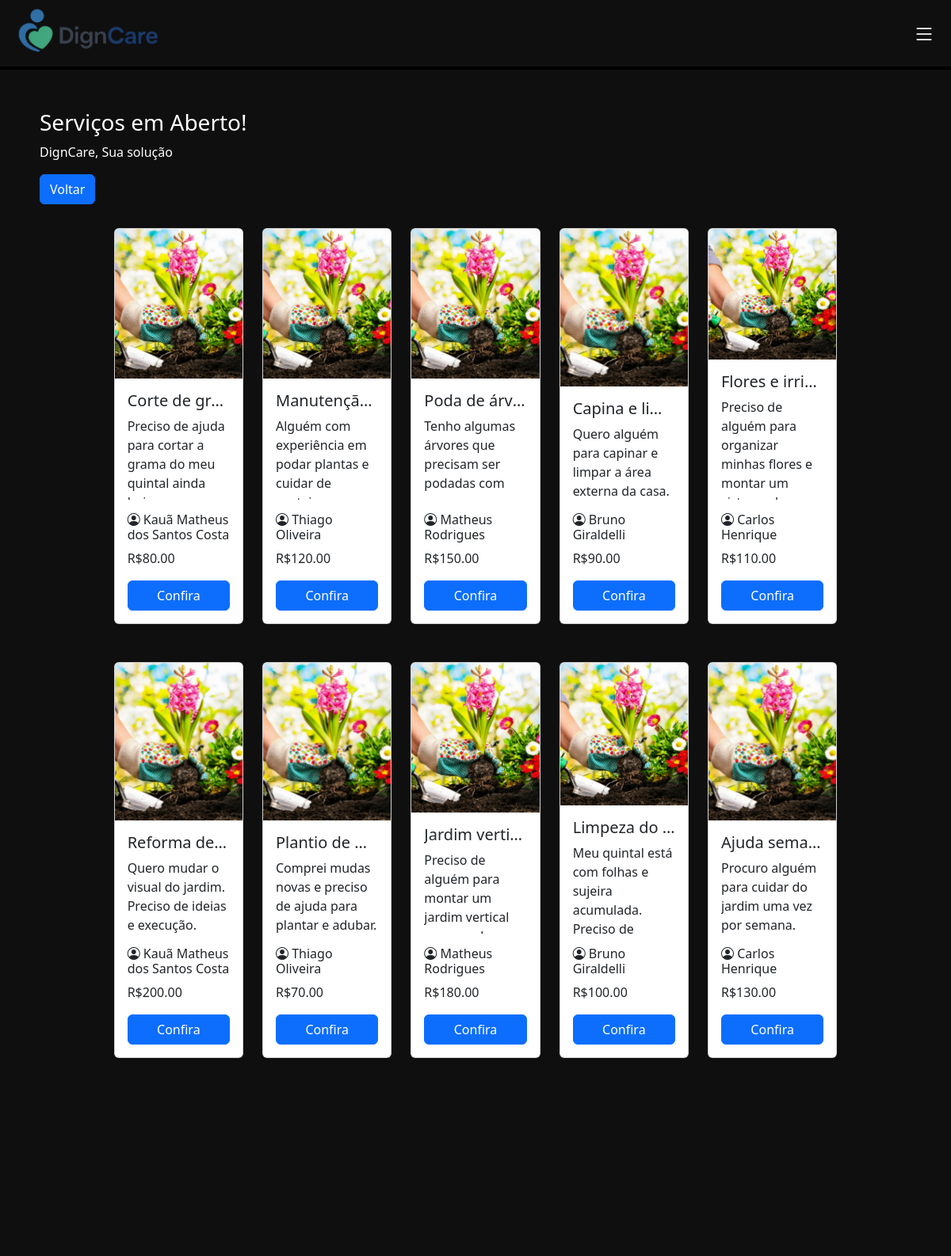
The page /html/servicos_abertos.php?filtro=1 (signed in, upper part) on the database as committed earlier.
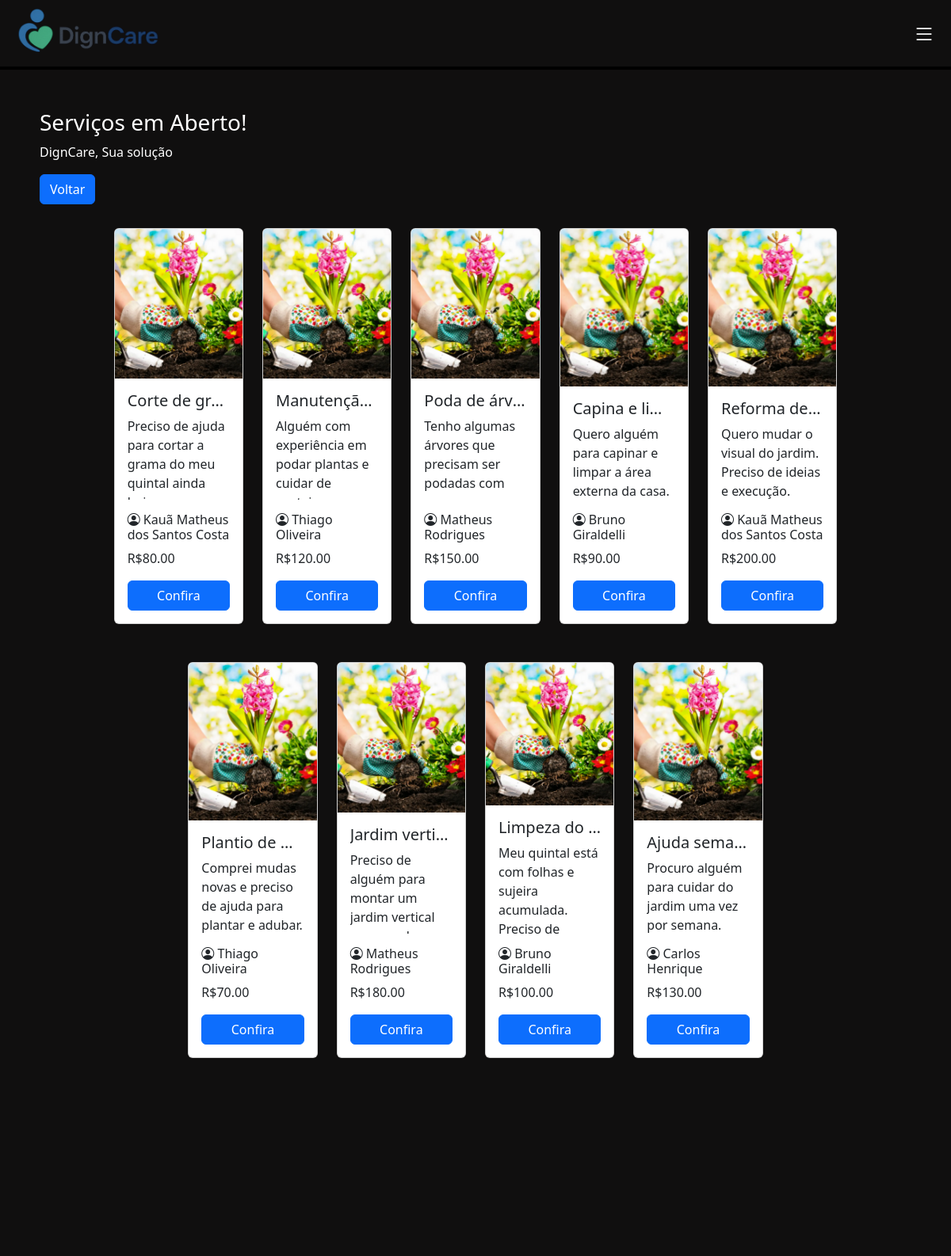
The same page on the database as committed later.
### tables this page shows
CREATE TABLE `servico` (
  `servico_id` int NOT NULL AUTO_INCREMENT,
  `user_id_contratante` int NOT NULL,
  `user_id_contratado` int DEFAULT NULL,
  `local_id` int DEFAULT NULL,
  `tipoServico_id` int NOT NULL,
  `servico_data_criado` date DEFAULT NULL,
  `servico_data_realizado` date DEFAULT NULL,
  `servico_titulo` varchar(45) NOT NULL,
  `servico_descricao` varchar(250) DEFAULT NULL,
  `servico_valor` decimal(10,2) NOT NULL,
  `servico_status` varchar(45) DEFAULT NULL,
  PRIMARY KEY (`servico_id`),
  KEY `user_id_contratante_idx` (`user_id_contratante`),
  KEY `user_id_contratado_idx` (`user_id_contratado`),
  KEY `local_id_idx` (`local_id`),
  KEY `tipoServico_id_idx` (`tipoServico_id`)
);

CREATE TABLE `usuario` (
  `usr_id` int NOT NULL AUTO_INCREMENT,
  `usr_nome` varchar(50) NOT NULL,
  `usr_cpf` varchar(45) NOT NULL,
  `usr_idade` int DEFAULT NULL,
  `usr_tipo` varchar(45) DEFAULT NULL,
  `usr_email` varchar(45) NOT NULL,
  `usr_senha` varchar(100) NOT NULL,
  `tipoServico_id` int DEFAULT NULL,
  `usr_descricao` varchar(250) DEFAULT NULL,
  PRIMARY KEY (`usr_id`),
  UNIQUE KEY `usr_cpf_UNIQUE` (`usr_cpf`),
  UNIQUE KEY `usr_email_UNIQUE` (`usr_email`),
  KEY `tipoServico_id_idx` (`tipoServico_id`),
  CONSTRAINT `tipoServico_id` FOREIGN KEY (`tipoServico_id`) REFERENCES `tiposervico` (`tipoServico_id`)
);

### html/servicos_abertos.php (the view, shortened to what this page needs)
<!DOCTYPE html>
<html lang="pt-br">
<head>
    <link rel="stylesheet" href="/CSS/serviços_abertos.css">
    <link href="https://cdn.jsdelivr.net/npm/bootstrap@5.3.6/dist/css/bootstrap.min.css" rel="stylesheet"
>
    <link rel="stylesheet" href="https://cdn.jsdelivr.net/npm/bootstrap-icons@1.10.5/font/bootstrap-icons.css">
</head>
<body class="fundo">
  <header>
    <nav class="navbar borda">
      <div class="nav justify-content-start">
        <a href="/html/home.php"><img class="mexe" src="/img/logo_horizontal.png" alt="logo" width="225"></a>
      </div>
      <div class="menu-icon" type="sidbar" data-bs-toggle="offcanvas" data-bs-target="#offcanvasRight" aria-controls="offcanvasRight"><i class="bi bi-list fs-3 iconscss"></i></div>
    </nav>
  </header>
    <section style="margin: 50px;">
    <div class="textcolor" style="margin-bottom: 30px;">
        <h3>Serviços em Aberto!</h3>
        <p>DignCare, Sua solução</p>
        <a href="/html/home_prestador.php" class="btn btn-primary">Voltar</a>
    </div>
    <?php
    require_once '../php/conecta_bd.php';
    $filtro = isset($_GET['filtro']) ? intval($_GET['filtro']) : 0;
    try {
        if ($filtro === 0) {
            echo '<p class="textcolor">Nenhum serviço encontrado para esse filtro.</p>';
        } else {
            $sql = "SELECT s.*, u.usr_nome
                    FROM servico s
                    JOIN usuario u ON s.user_id_contratante = u.usr_id
                    WHERE s.tipoServico_id = :filtro AND s.user_id_contratado IS NULL";
            $stmt = $pdo->prepare($sql);
            $stmt->execute(['filtro' => $filtro]);
            $servicos = $stmt->fetchAll(PDO::FETCH_ASSOC);
            if (count($servicos) > 0) {
                $imagens = [
                    1 => '../img/jardinagem.png',
                    2 => '../img/babá.png',
                    3 => '../img/Limpeza.png',
                    4 => '../img/cozinheiro.png',
                    5 => '../img/cuidadora.png',
                    6 => '../img/manutencao.png',
                    7 => '../img/pets.png',
                    8 => '../img/tutora.png'
                ];
                echo '<div class="row g-4 mb-5 justify-content-center">';
                $contador = 0;
                foreach ($servicos as $servico) {
                    $imagemServico = $imagens[$servico['tipoServico_id']] ?? 'default.jpg';
                    echo '
                        <div class="col-md-2">
                            <div class="card h-100" style="height: 100%; max-height: 500px; min-height: 500px; display: flex; flex-direction: column;">
                                <img id="imagemCategoria" src="' . $imagemServico . '" alt="Imagem da Categoria" class="card-img-top" style="height: 200px; object-fit: cover;">
                                <div class="card-body d-flex flex-column" style="overflow: hidden;">
                                    <h5 class="card-title text-truncate" title="' . htmlspecialchars($servico["servico_titulo"]) . '">
                                        ' . htmlspecialchars($servico["servico_titulo"]) . '
                                    </h5>
                                    <p class="card-text" style="flex: 1; overflow: hidden; text-overflow: ellipsis;">
                                        ' . htmlspecialchars($servico["servico_descricao"]) . '
                                    </p>
                                    <h6><i class="bi bi-person-circle"></i> ' . htmlspecialchars($servico["usr_nome"]) . '</h6>
                                    <p>R$' . htmlspecialchars($servico["servico_valor"]) . '</p>
                                    <a href="/php/aceitar_servico.php?servico_id=' . $servico["servico_id"] . '" class="btn btn-primary mt-auto">Confira</a>
                                </div>
                            </div>
                        </div>
                    ';
                    $contador++;
                    if ($contador % 5 === 0 && $contador < count($servicos)) {
                        echo '</div><div class="row g-4 mb-5 justify-content-center">';
                    }
                }
                echo '</div>';
            } else {
                echo '<p class="textcolor">Nenhum serviço encontrado para esse filtro.</p>';
            }
        }
    } catch (PDOException $e) {
        echo "Erro ao buscar serviços: " . $e->getMessage();
    }
    ?>
</section>
</body>
</html>

### CSS/serviços_abertos.css (style rules this page uses)
body { opacity: 0; transition: opacity 0.5s ease-in; }
body.loaded { opacity: 1; }
.fundo { background-color: rgba(16, 15, 15, 1) !important; }
.borda { border-bottom: 4px solid black; }
.textcolor { color: white !important; }
.mexe { transition: transform 0.3s ease; }
.iconscss { color:white; }
footer > a, a:link, a:visited, a:active { text-decoration: none; color: white; }
.iconscss { font-size: 30px; color:white; margin-right: 20px; }

### CSS/corpo_padrao.css (style rules this page uses)
html, body { height: 100%; margin: 0; padding: 0; display: flex; flex-direction: column; }
body { opacity: 0; transition: opacity 0.5s ease-in; }
body.loaded { opacity: 1; }
.fundo { background-color: rgba(16, 15, 15, 1) !important; }
.borda { border-bottom: 4px solid black; }

### CSS/footer.css (style rules this page uses)
footer > a, a:link, a:visited, a:active { text-decoration: none; color: white; }

Rows that differ between the two databases and show on the page:
no longer on this page (row edited): servico: servico_titulo "Flores e irri…", servico_descricao "Preciso de alguém para organizar minhas flores e montar um…", usuario.usr_nome "Carlos Henrique", servico_valor "110.00"
